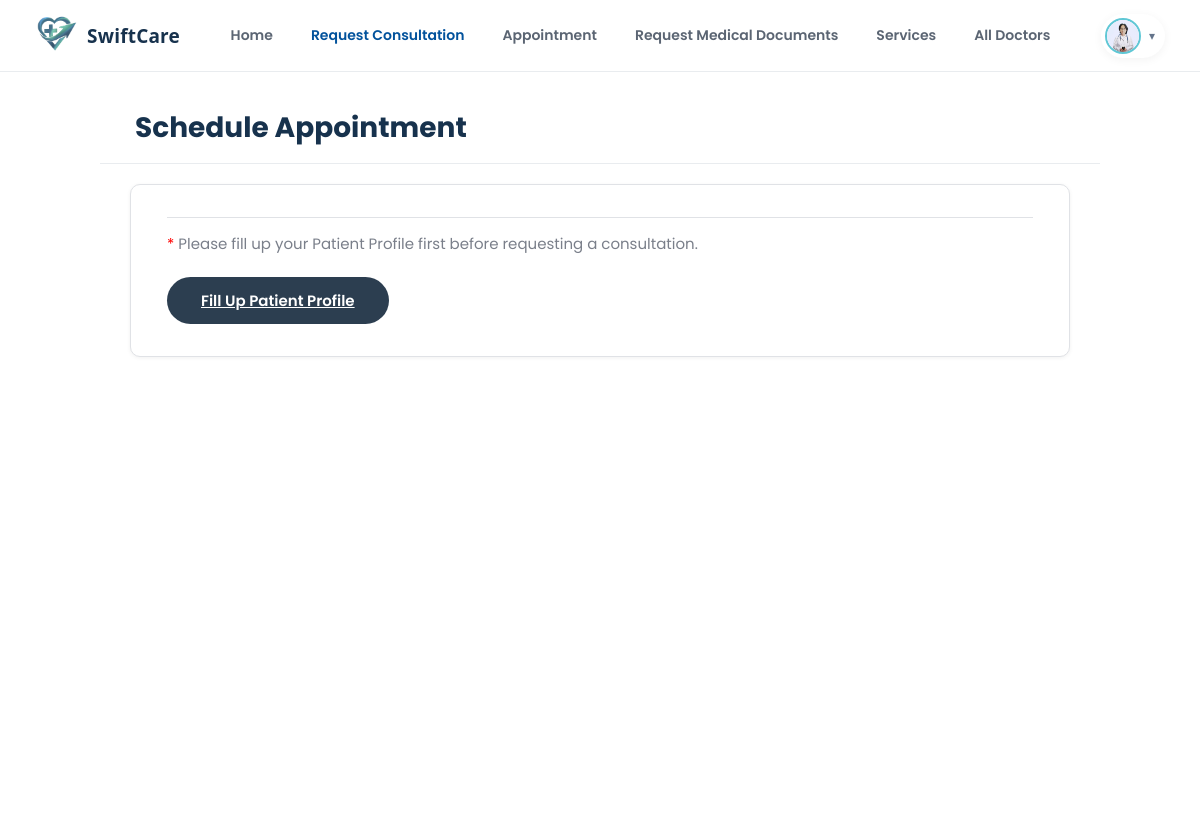
The page /view/patient/patient_request consultation.php (signed in) on the database as committed earlier.
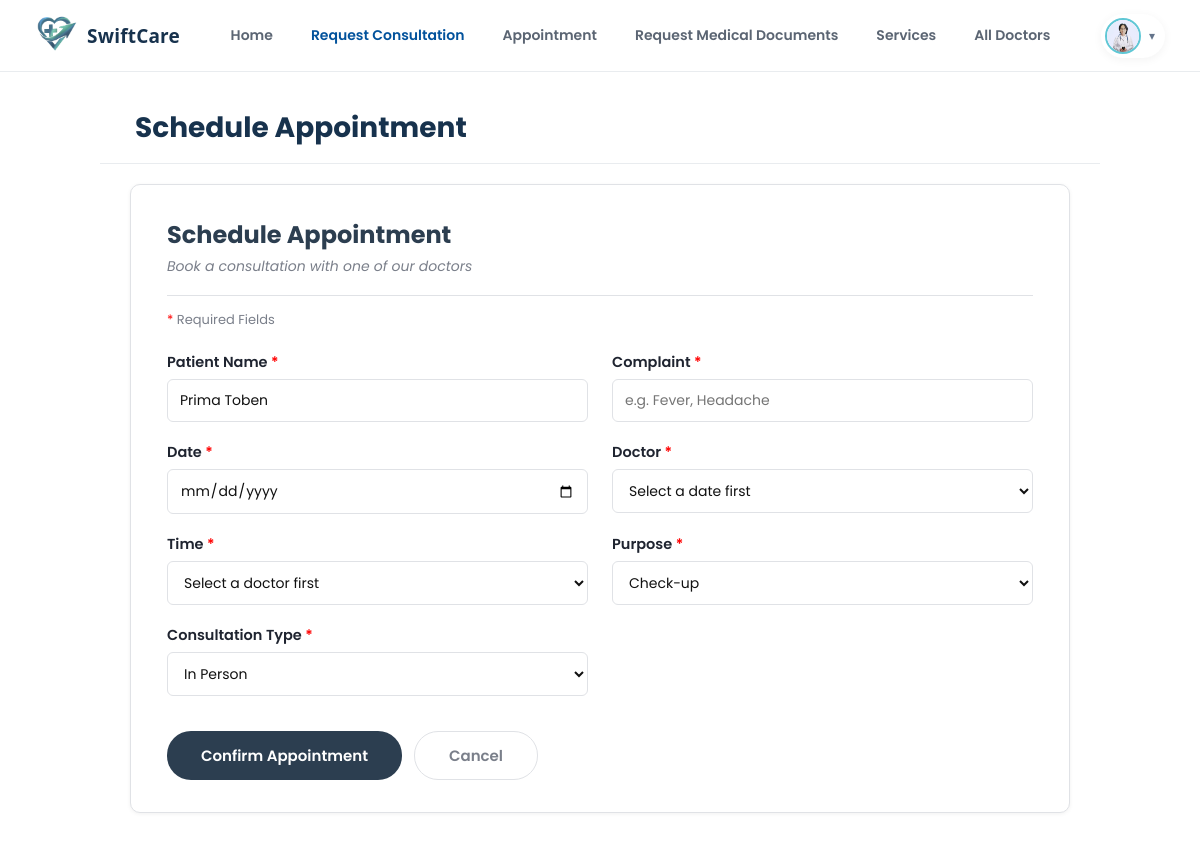
The same page on the database as committed later.
### tables this page shows
CREATE TABLE `patients` (
  `id` int(11) NOT NULL,
  `user_id` int(11) DEFAULT NULL,
  `first_name` varchar(100) NOT NULL,
  `last_name` varchar(100) NOT NULL,
  `gender` varchar(20) DEFAULT NULL,
  `birthdate` date DEFAULT NULL,
  `phone` varchar(30) DEFAULT NULL,
  `email` varchar(100) DEFAULT NULL,
  `address` text DEFAULT NULL,
  `emergency_contact` varchar(30) DEFAULT NULL,
  `allergies` text DEFAULT NULL,
  `medical_history` text DEFAULT NULL,
  `created_at` timestamp NOT NULL DEFAULT current_timestamp()
);

### model/Patient.php (called while the page is built, shortened)
<?php
class Patient {
    private $conn;
    function __construct($db){
        $this->conn = $db;
    }
    function getPatientByUserId($user_id){
        $query = "SELECT * FROM patients WHERE user_id = :user_id LIMIT 1";
        $stmt = $this->conn->prepare($query);
        $stmt->bindParam(":user_id", $user_id);
        $stmt->execute();
        return $stmt->fetch(PDO::FETCH_ASSOC);
    }
    function isProfileComplete($patient_data){
        if (!$patient_data) return false;
        $required = ['first_name', 'last_name', 'gender', 'birthdate', 'phone', 'email', 'address'];
        return true;
    }
}

### model/Appointment.php (called while the page is built, shortened)
<?php
class Appointment {
    private $conn;
    function __construct($db){
        $this->conn = $db;
    }
    function hasActiveAppointment($patient_id){
        $query = "SELECT COUNT(*) as total FROM appointments WHERE patient_id = :patient_id AND status IN ('pending','confirmed')";
        $stmt = $this->conn->prepare($query);
        $stmt->bindParam(":patient_id", $patient_id);
        $stmt->execute();
        return $stmt->fetch(PDO::FETCH_ASSOC)['total'] > 0;
    }
}

### view/patient/patient_request consultation.php (the view, shortened to what the changed rows need)
<?php
require_once 'C:\xampp\htdocs\clinic1\model\Patient.php';
require_once 'C:\xampp\htdocs\clinic1\model\Appointment.php';
$database = new Database();
$conn = $database->connect();
$patient = new Patient($conn);
$appointment = new Appointment($conn);
$patient_data = $patient->getPatientByUserId($_SESSION['user_id']);
$profile_complete = $patient->isProfileComplete($patient_data);
$has_active_appointment = $profile_complete ? $appointment->hasActiveAppointment($patient_data['id']) : false;
$today = date('Y-m-d');
?>
<!DOCTYPE html>
<html lang="en">
<head>
    <link rel="stylesheet" href="../css/patient.css">
    <link rel="stylesheet" href="../css/patient_dashboardd.css">
</head>
<body>
<main class="main-content">
    <header class="topbar">
        <h1>Schedule Appointment</h1>
    </header>
    <div class="profile-wrap">
    <?php if (!$profile_complete): ?>
        <div class="profile-card">
            <p class="required-note" style="font-size:15px;">
                <span style="color:red">*</span> Please fill up your Patient Profile first before requesting a consultation.
            </p>
            <div class="button-group">
                <a href="patient_profile.php" class="btn-save">Fill Up Patient Profile</a>
            </div>
        </div>
    <?php else: ?>
        <?php if ($has_active_appointment): ?>
        <div class="profile-card">
            <p class="required-note" style="font-size:15px;">
                <span style="color:red">*</span> You already have an upcoming appointment. Please wait until it's completed or cancelled before booking another one.
            </p>
        </div>
        <?php else: ?>
        <form method="POST" action="http://localhost/clinic1/controller/AppointmentController.php">
            <div class="profile-card">
                <h2>Schedule Appointment</h2>
                <p class="subtitle">Book a consultation with one of our doctors</p>
                <p class="required-note"><span style="color:red">*</span> Required Fields</p>
                <div class="form-grid">
                    <div class="field">
                        <label for="patient-name">Patient Name <span style="color:red">*</span></label>
                        <input type="text" id="patient-name" value="<?php echo htmlspecialchars($patient_data['first_name'].' '.$patient_data['last_name']); ?>" readonly>
                    </div>
                    <div class="field">
                        <label for="complaint">Complaint <span style="color:red">*</span></label>
                        <input type="text" id="complaint" name="complaint" placeholder="e.g. Fever, Headache" required>
                    </div>
                    <div class="field">
                        <label for="appointmentDate">Date <span style="color:red">*</span></label>
                        <input type="date" id="appointmentDate" name="appointment_date" min="<?php echo $today; ?>" required>
                    </div>
                    <div class="field">
                        <label for="doctorSelect">Doctor <span style="color:red">*</span></label>
                        <select id="doctorSelect" name="doctor_id" required>
                            <option value="">Select a date first</option>
                        </select>
                    </div>
                    <div class="field">
                        <label for="timeSelect">Time <span style="color:red">*</span></label>
                        <select id="timeSelect" name="appointment_time" required>
                            <option value="">Select a doctor first</option>
                        </select>
                    </div>
                    <div class="field">
                        <label for="purpose">Purpose <span style="color:red">*</span></label>
                        <select id="purpose" name="purpose" required>
                            <option value="Check-up" selected>Check-up</option>
                        </select>
                    </div>
                    <div class="field">
                        <label for="consultation_type">Consultation Type <span style="color:red">*</span></label>
                        <select id="consultation_type" name="consultation_type" required>
                            <option value="In Person" selected>In Person</option>
                        </select>
                    </div>
                </div>
                <br>
                <div class="button-group">
                    <button type="submit" name="bookAppointment" class="btn-save">Confirm Appointment</button>
                    <a href="patient_dashboard.php" class="btn-cancel">Cancel</a>
                </div>
            </div>
        </form>
        <?php endif; ?>
    <?php endif; ?>
    </div>
</main>
</body>
</html>

Rows that differ between the two databases and show on the page:
added patients: first_name+last_name "Prima Toben"
Other text that changed with them:
form field doctor_id: (not shown) → "Select a date first"
form field appointment_time: (not shown) → "Select a doctor first"
form field purpose: (not shown) → "Check-up"
form field consultation_type: (not shown) → "In Person"
text no longer shown: "Please fill up your Patient Profile first before requesting a consultation. Fill Up Patient Profile"
text now shown: "Schedule Appointment Book a consultation with one of our doctors Required Fields Patient Name Complaint Date Doctor Time Purpose Consultation Type Confirm Appointment Cancel"
